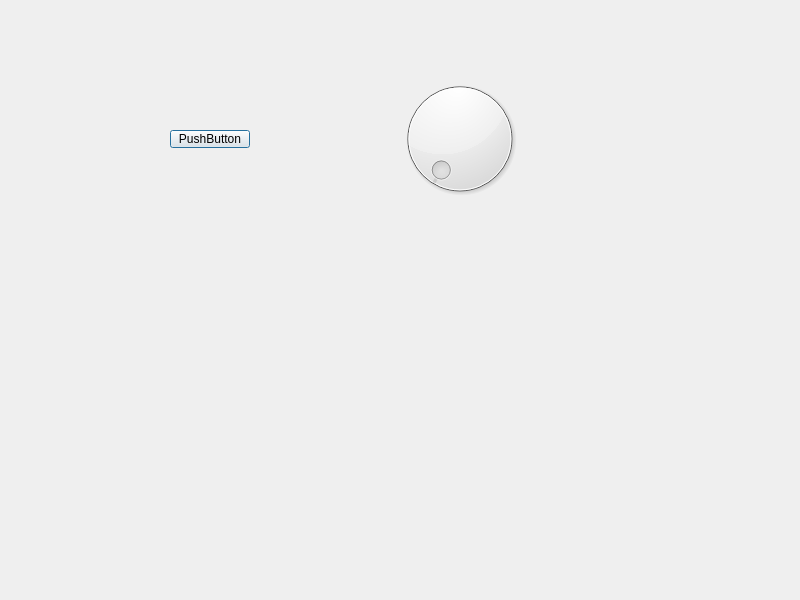
<?xml version="1.0" encoding="UTF-8"?>
<ui version="4.0">
 <class>Server</class>
 <widget class="QDialog" name="Server">
  <property name="geometry">
   <rect>
    <x>0</x>
    <y>0</y>
    <width>800</width>
    <height>600</height>
   </rect>
  </property>
  <property name="windowTitle">
   <string>Server</string>
  </property>
  <widget class="QPushButton" name="pushButton">
   <property name="geometry">
    <rect>
     <x>170</x>
     <y>130</y>
     <width>80</width>
     <height>18</height>
    </rect>
   </property>
   <property name="text">
    <string>PushButton</string>
   </property>
  </widget>
  <widget class="QDial" name="dial">
   <property name="geometry">
    <rect>
     <x>389</x>
     <y>73</y>
     <width>141</width>
     <height>131</height>
    </rect>
   </property>
  </widget>
 </widget>
 <resources/>
 <connections/>
</ui>
